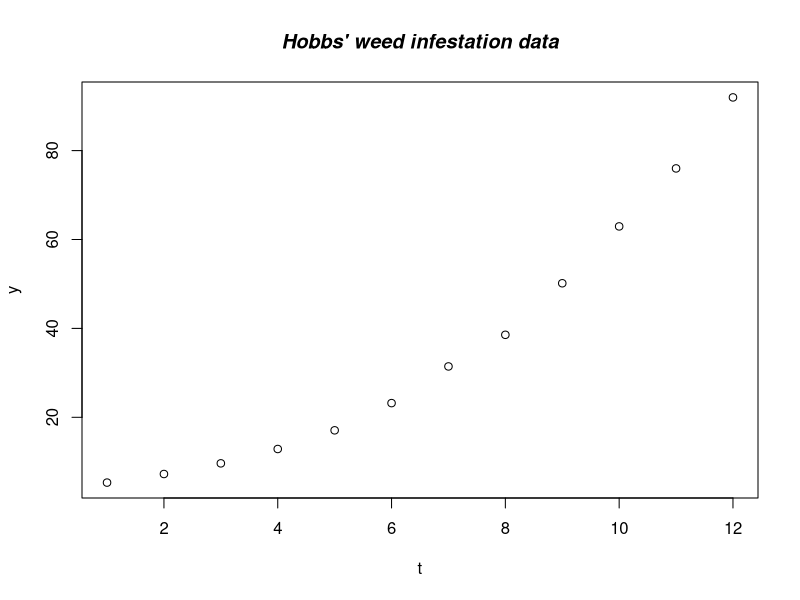

The R script that drew this image:
## C01graphHobbs
# draw the data
    y<-c(5.308, 7.24, 9.638, 12.866, 17.069, 23.192, 31.443, 
         38.558, 50.156, 62.948, 75.995, 91.972)
    t<-1:12
    plot(t,y)
    title(main="Hobbs' weed infestation data", font.main=4)
